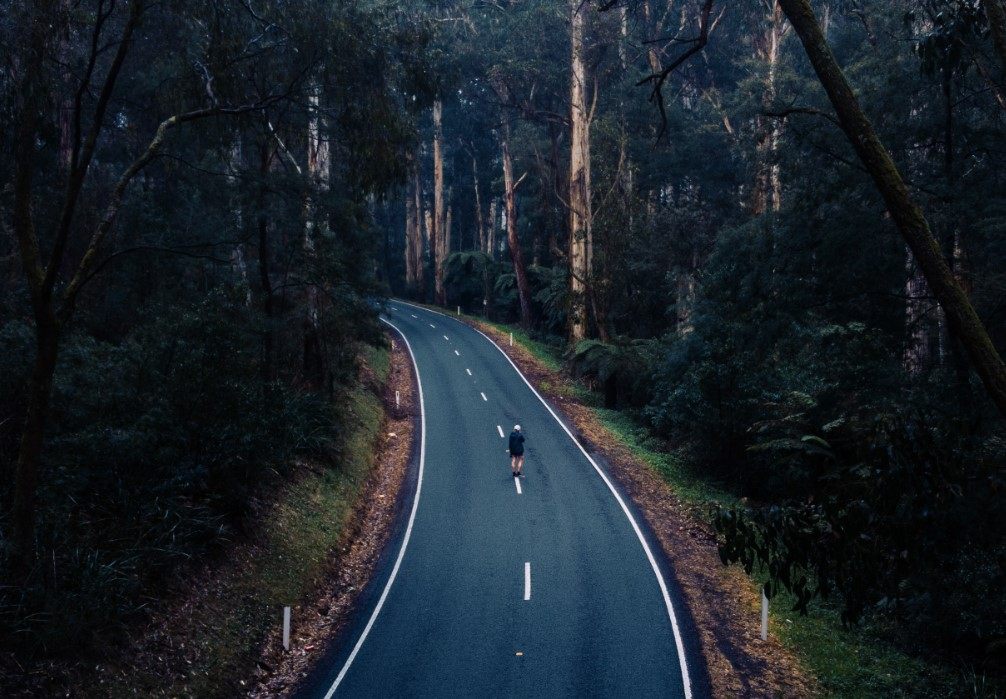
//> input picture Screenshot 2023-08-27 202307.jpeg, 1006 x 699 px
$ ./main   (built with g++ and OpenCV 4)
//> lines starting //> are read from the running program, lines starting //| are printed output that depends on the picture; after the words box and inside, x2 and y2 are one past the last pixel; in counts of white or black regions, pixels touching at a corner belong together
#include <opencv2/opencv.hpp>
#include <stdio.h>
int main()
{
    // The JPEG HAS to be grayscaled
    /*
        Notes about cv::imread()
            - If image can't be read, it'll return an EMPTY matrix
            - Following formats are supported
                - Windows bitmaps - *.bmp, *.dib (always supported)
                - JPEG files - *.jpeg, *.jpg, *.jpe (see the Note section)
                - JPEG 2000 files - *.jp2 (see the Note section)
                - Portable Network Graphics - *.png (see the Note section)
                - WebP - *.webp (see the Note section)
                - Portable image format - *.pbm, *.pgm, *.ppm *.pxm, *.pnm (always supported)
                - Sun rasters - *.sr, *.ras (always supported)
                - TIFF files - *.tiff, *.tif (see the Note section)
                - OpenEXR Image files - *.exr (see the Note section)
                - Radiance HDR - *.hdr, *.pic (always supported)
                - Raster and Vector geospatial data supported by GDAL (see the Note section)
            - For any references towards the note section, refer to OpenCV docs ---> https://docs.opencv.org/3.4/d4/da8/group__imgcodecs.html#ga288b8b3da0892bd651fce07b3bbd3a56
    */
    cv::Mat image = cv::imread("E:/Coding Folder/C++/OpenCV_Projects/Image_Thresholding/Still_Image/Screenshot 2023-08-27 202307.jpeg", cv::IMREAD_GRAYSCALE);
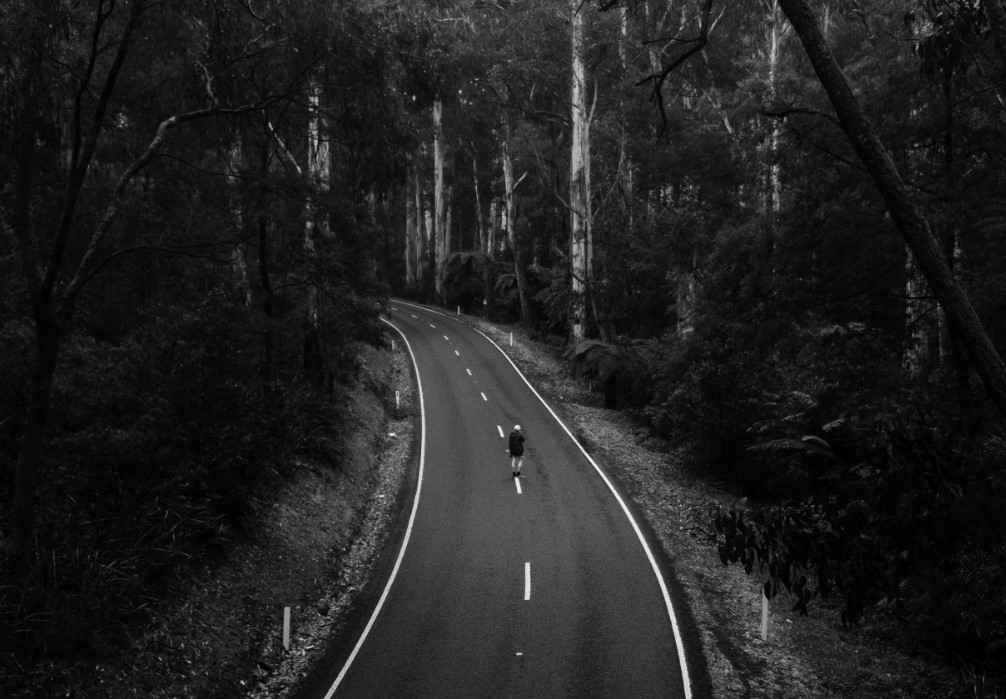
//> image: 699 rows x 1006 cols, CV_8UC1; min 0, max 248, mean 32.6
    if (image.empty())
    {
        // Error handling if the image fails to load
        printf("FAILED TO LOAD IMAGE\r\n");
        return -1;
    }

    // Holds the output from the cv::Canny() function
    cv::Mat edges;

    // void cv::Canny(cv::InputArray image, cv::OutputArray edges, double threshold1, double threshold2, int apertureSize = 3, bool L2gradient = false)
    cv::Canny(image, edges, 100, 150);
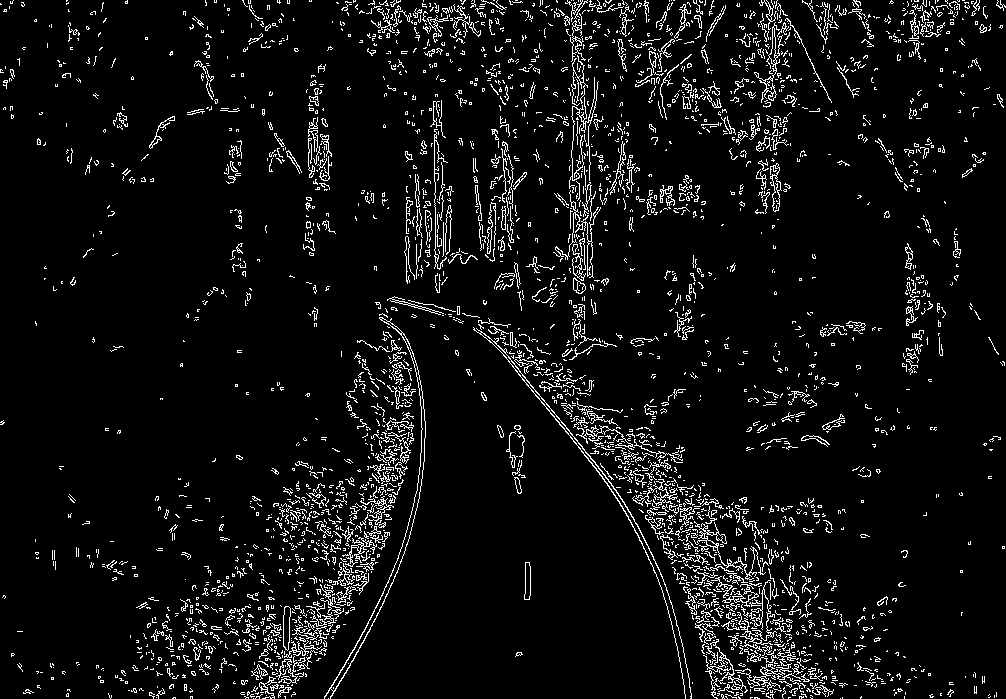
//> edges: 699 rows x 1006 cols, CV_8UC1; 6.2% white in thin lines or dots

    // Display the original image and the edges side by side

    /*
        Notes about Mat combinedImage()
            - It's just a cv::Mat
            - image.rows and image.cols are the parameters being passed to the constructor that specifies the size/data type of the matrix
                - Data type being used : CV_8UC1 --> 9-bit unsigned single-channel matrix
                - Suitable for grayscale images

        CV_8UC1 suitable for grayscale images for the following reasons
            - Channel count
                - Gray scales only have ONE channel since they represent a brightness level using a single color channel
            - Bit depth
                - The 8U --> 8-bit unsigned integer
                - Pixels range from 0 - 255
                - Provides 256 levels of gray
            - Memory efficiency
                - Grayscale images only need one channel of information per pixel
                - Using 8-bit data type ensures each pixel only takes up one byte of memory
                    - Efficient in terms of memory usage
            - Compatibility
                - Most processing algorithms/functions in OpenCV use CV_8UC1 for grayscale operations
    */

    // Creates new image that'll 'hold' the original grayscale image and teh edges image side by side
    cv::Mat combinedImage(image.rows, image.cols * 2, CV_8UC1);

    // Creates new MAT image that references a ROI within the `combinedImage`
    // cv::Rect specifies position/dimensions of the ROI that starts at 0,0 adn has the same width/height as 'image'
    cv::Mat left(combinedImage, cv::Rect(0, 0, image.cols, image.rows));

    // Copy original grayscaed image to the left side
    image.copyTo(left);
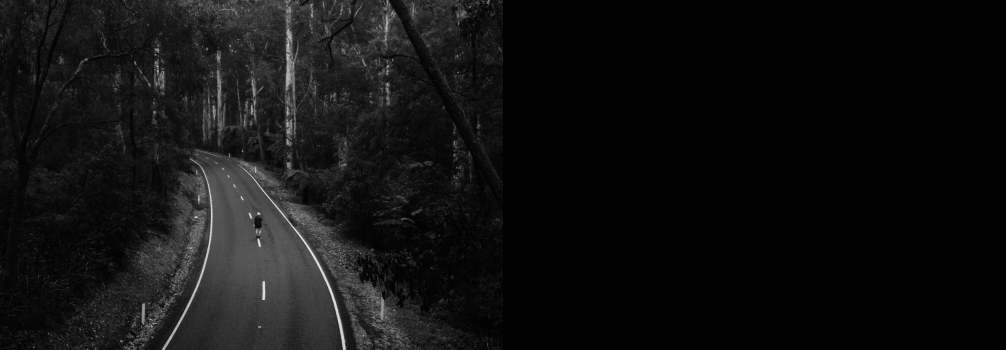
//> combinedImage: 699 rows x 2012 cols, CV_8UC1 (shown at 1/2 size); min 0, max 248, mean 16.3

    // The ROI starts to the RIGHT of `combinedImage`
    cv::Mat right(combinedImage, cv::Rect(image.cols, 0, image.cols, image.rows));
//> right: 699 rows x 1006 cols, CV_8UC1; every value is 0
    edges.copyTo(right);
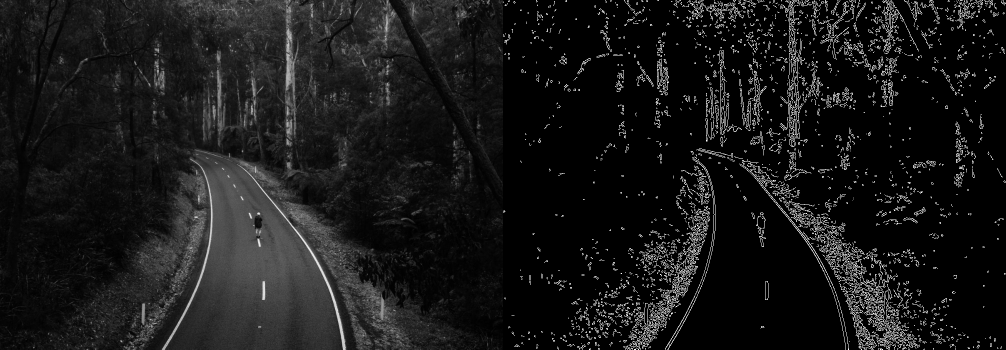
//> combinedImage: 699 rows x 2012 cols, CV_8UC1 (shown at 1/2 size); 3.09% of pixels changed, all inside (x1, y1, x2, y2) = (1006, 0, 2012, 699)

    // Create a window and display the combined image
    cv::namedWindow("Canny Edge Detection", cv::WINDOW_NORMAL);
    cv::imshow("Canny Edge Detection", combinedImage);

    // Wait for a key press
    cv::waitKey(0);
    cv::destroyWindow("Canny Edge Detection");

    return 0;
}
/*
    WINDOWS
        - cd <directory>
        - mkdir build
        - cd build
        - cmake -DCMAKE_BUILD_TYPE=Release ..
        - cmake --build . --config Release

    To build MakeFiles in Windows
        - cmake -G "Unix Makefiles" ..
        - make

    Notes
    - To build : cmake -G "Visual Studio 16 2019" ..
    - To compile : cmake --build . --config Release
    - Exe will be in RELEASE folder

    Linux
        - cd <directory>
        - mkdir build
        - cd build
        - cmake -DCMAKE_BUILD_TYPE=Release ..
        - make
            - cmake --build . --config Release

    Path to JPEG : /home/ctnano/Desktop/Coding_Folder/OpenCV_Cmake_Basic_Example/Cat_Meme_.jpeg
        - use readlink -f new.txt to find file path
*/
